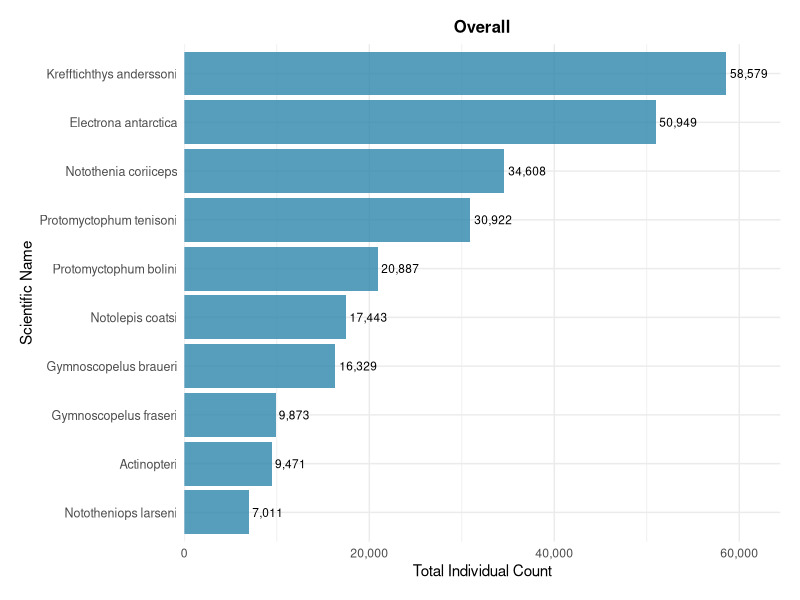
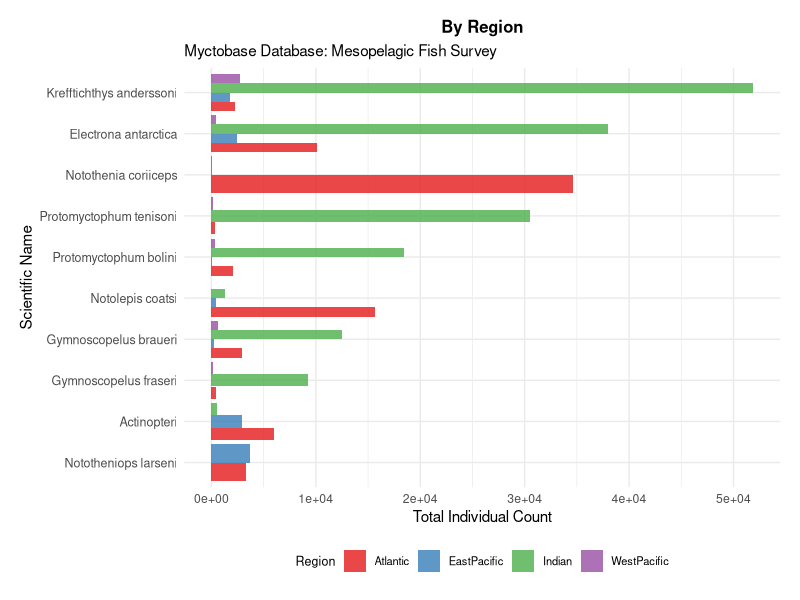
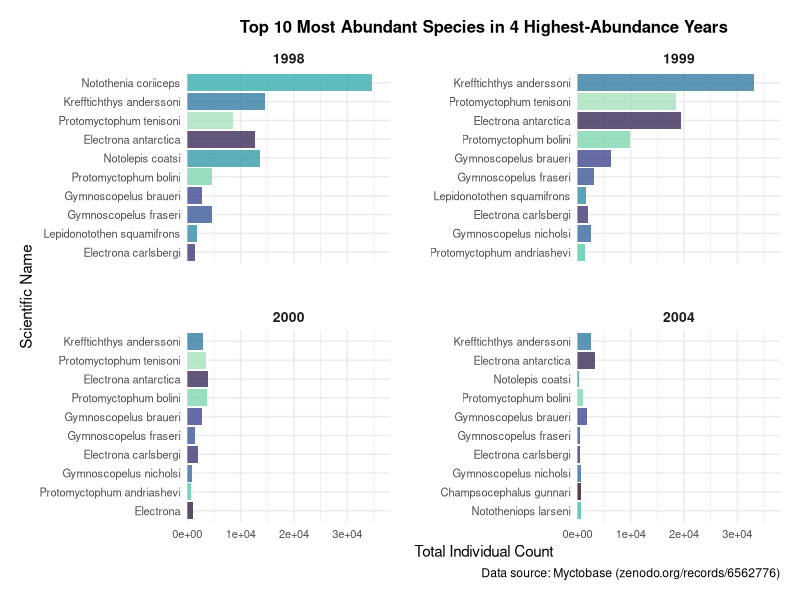
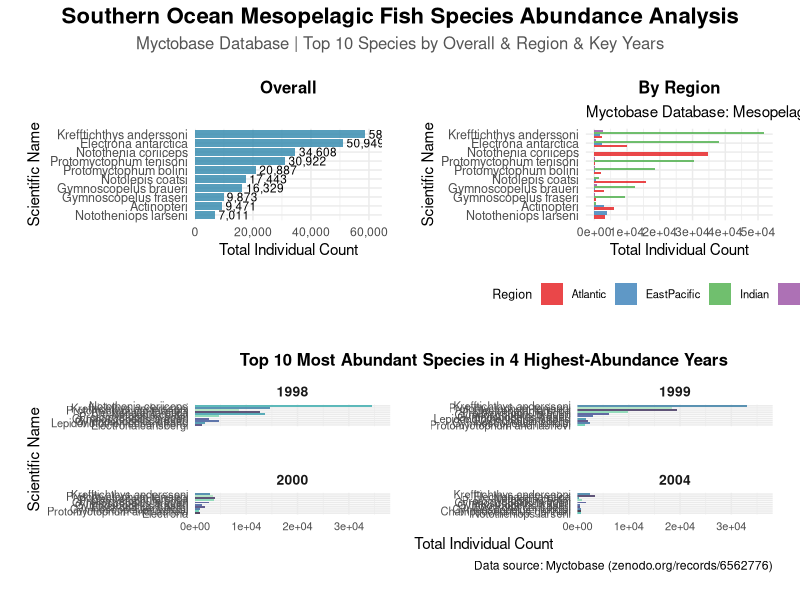
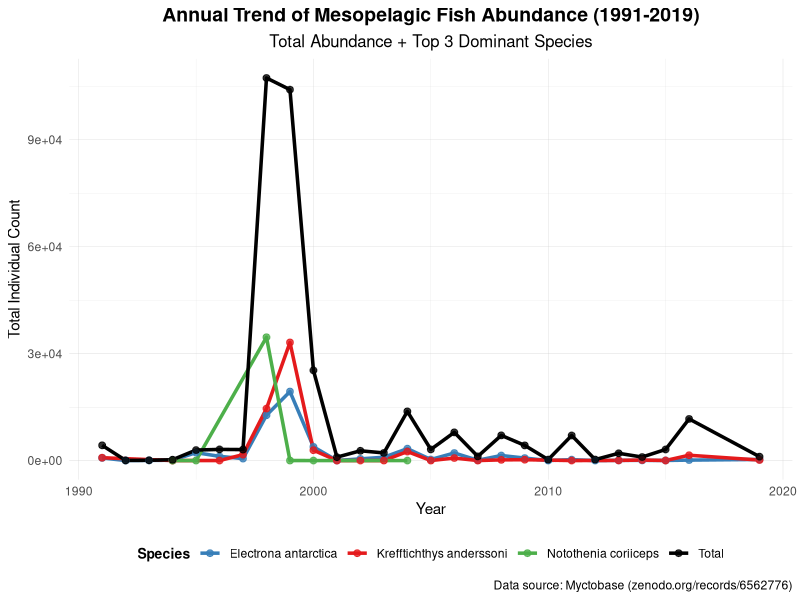
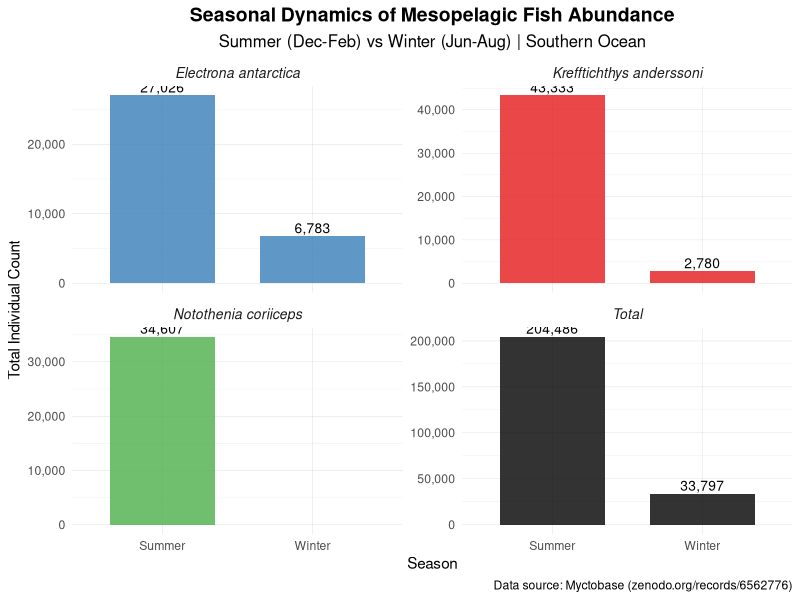
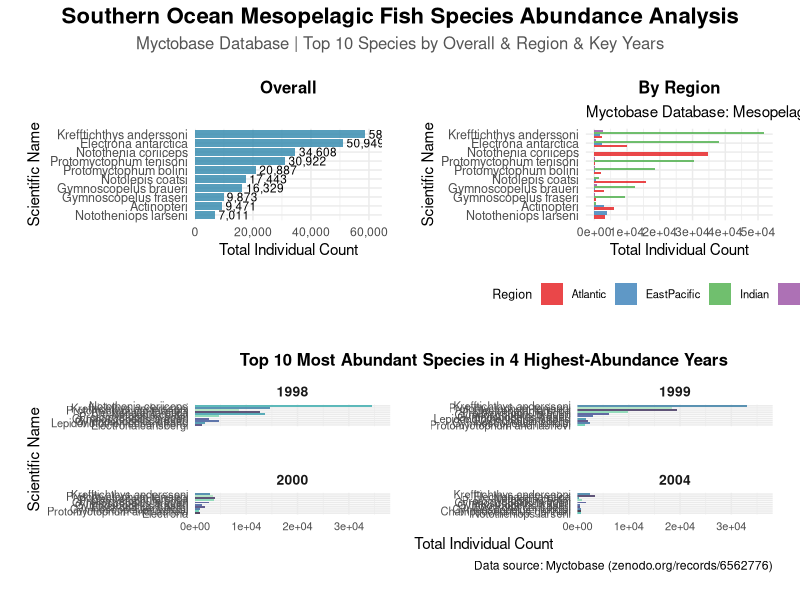
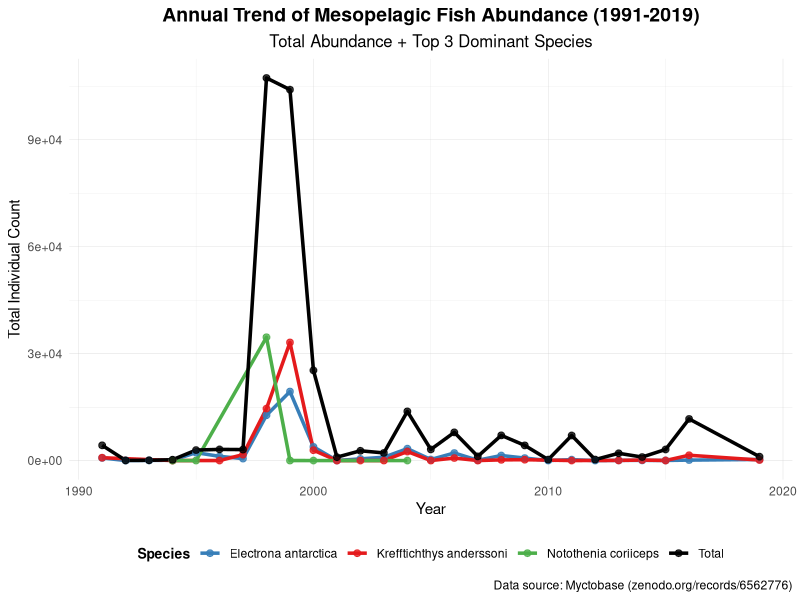

Write the R code that produced these figures, in order.
# 加载所需包
library(tidyverse)
library(lubridate)
library(scales)
library(patchwork)
library(RColorBrewer)


# 1.物种丰度排名图 #

# ---------------------- 1.1 数据读取与预处理 ----------------------

# 读取数据
event_df <- read.csv("event.csv", stringsAsFactors = FALSE, na.strings = c("", "NA"))
group_occur_df <- read.csv("groupOccurrence.csv", stringsAsFactors = FALSE, na.strings = c("", "NA"))

# 数据合并（通过eventID关联）
combined_df <- inner_join(group_occur_df, event_df, by = "eventID")

# 数据清洗
clean_df <- combined_df %>%
  # 筛选指定区域
  filter(sector %in% c("Atlantic", "EastPacific", "Indian", "WestPacific")) %>%
  # 过滤无效的个体数（非数值/负数/NA）
  mutate(individualCount = as.numeric(individualCount)) %>%
  filter(!is.na(individualCount), individualCount >= 0) %>%
  # 提取年份（可选，用于按年份分析）
  mutate(
    event_datetime = dmy_hm(start_eventTime), # 解析日/月/年 时:分格式
    year = year(event_datetime)               # 提取年份
  ) %>%
  # 保留核心字段
  select(scientificName, individualCount, sector, year)

# ---------------------- 1.2 数据准备（整体/分区/年份） ----------------------

# 1.2.1 整体+分区图数据（Top10物种）
# 按物种汇总整体丰度
total_species_abundance <- clean_df %>%
  group_by(scientificName) %>%
  summarise(total_individuals = sum(individualCount, na.rm = TRUE), .groups = "drop") %>%
  arrange(desc(total_individuals))

# 提取整体Top10物种
top10_species <- total_species_abundance %>%
  slice_head(n = 10) %>%
  pull(scientificName)

# 分区Top10数据
region_top10_data <- clean_df %>%
  filter(scientificName %in% top10_species) %>%
  group_by(scientificName, sector) %>%
  summarise(total_individuals = sum(individualCount, na.rm = TRUE), .groups = "drop") %>%
  arrange(sector, desc(total_individuals)) %>%
  mutate(scientificName = factor(scientificName, levels = rev(top10_species)))

# 1.2.2 年份图数据（Top4年份+各年Top10物种）
# 计算各年份总丰度，筛选Top4年份
yearly_total_abundance <- clean_df %>%
  group_by(year) %>%
  summarise(year_total_individuals = sum(individualCount, na.rm = TRUE), .groups = "drop") %>%
  arrange(desc(year_total_individuals))
top4_years <- yearly_total_abundance %>% slice_head(n = 4) %>% pull(year)

# Top4年份的物种丰度（各年Top10）
yearly_top10_data <- clean_df %>%
  filter(year %in% top4_years) %>%
  group_by(year, scientificName) %>%
  summarise(total_individuals = sum(individualCount, na.rm = TRUE), .groups = "drop") %>%
  group_by(year) %>%
  mutate(rank = row_number(desc(total_individuals))) %>%
  filter(rank <= 10) %>%
  ungroup()

# ---------------------- 1.3 绘制可视化图表 ----------------------
# 图1：整体物种丰度排名（Top10）横向条形图
p1 <- ggplot(
  total_species_abundance %>% slice_head(n = 10) %>% mutate(scientificName = factor(scientificName, levels = rev(.$scientificName))),
  aes(x = scientificName, y = total_individuals)
) +
  geom_col(fill = "#2E86AB", alpha = 0.8) +
  geom_text(aes(label = comma(total_individuals)), hjust = -0.1, size = 3) + # 添加数值标签
  scale_y_continuous(labels = comma_format(), expand = expansion(mult = c(0, 0.1))) +
  coord_flip() +
  labs(
    title = "Overall",
    x = "Scientific Name",
    y = "Total Individual Count"
  ) +
  theme_minimal() +
  theme(
    plot.title = element_text(size = 12, face = "bold", hjust = 0.5),
    axis.text.y = element_text(size = 9),
    plot.margin = margin(0.5, 0.5, 0.5, 0.5, "cm")
  )

# 图2：分区域Top10物种丰度条形图
p2 <- ggplot(region_top10_data, aes(x = scientificName, y = total_individuals, fill = sector)) +
  geom_col(position = "dodge", alpha = 0.8) +
  # 坐标轴标签格式化（科学计数法）
  scale_y_continuous(labels = scientific_format()) +
  # 翻转坐标轴，便于阅读物种名
  coord_flip() +
  # 自定义颜色
  scale_fill_brewer(palette = "Set1", name = "Region") +
  # 标题和标签
  labs(
    title = "By Region",
    subtitle = "Myctobase Database: Mesopelagic Fish Survey",
    x = "Scientific Name",
    y = "Total Individual Count"
  ) +
  # 主题优化
  theme_minimal() +
  theme(
    plot.title = element_text(size = 12, face = "bold", hjust = 0.5),
    axis.text.y = element_text(size = 9),
    legend.position = "bottom",
    legend.title = element_text(size = 9),
    legend.text = element_text(size = 8),
    plot.margin = margin(0.5, 0.5, 0.5, 0.5, "cm")
  )

# 图3：分年份Top10物种横向条形图（颜色区分物种）
p3 <- ggplot(yearly_top10_data, aes(
  x = reorder(scientificName, total_individuals), # 分面内按丰度排序
  y = total_individuals, 
  fill = scientificName
)) +
  geom_col(alpha = 0.8, show.legend = FALSE) + # 隐藏图例（避免拥挤）
  # 按Top4年份分面，每行2个年份（适配4个年份的最优布局）
  facet_wrap(~year, ncol = 2, scales = "free_y") +
  coord_flip() +
  # 自定义颜色（区分度高，色盲友好）
  scale_fill_viridis_d(option = "mako", begin = 0.1, end = 0.9) +
  # 坐标轴格式化：大数用科学计数法，避免标签重叠
  scale_y_continuous(labels = scientific_format(), expand = expansion(mult = c(0, 0.1))) +
  # 标题和标签（突出Top4年份）
  labs(
    title = "Top 10 Most Abundant Species in 4 Highest-Abundance Years",
    x = "Scientific Name",
    y = "Total Individual Count",
    caption = "Data source: Myctobase (zenodo.org/records/6562776)"
  ) +
  # 主题优化（适配4个分面）
  theme_minimal() +
  theme(
    plot.title = element_text(size = 12, face = "bold", hjust = 0.5),
    strip.text = element_text(size = 10, face = "bold"), # 年份标签加粗
    axis.text.y = element_text(size = 8), # 物种名放大，提升可读性
    axis.text.x = element_text(size = 8), # 取消x轴文字旋转
    panel.spacing = unit(1, "cm"), # 增大分面间距
    plot.margin = margin(0.5, 0.5, 0.5, 0.5, "cm") # 调整图片边距
  )

# ---------------------- 1.4 组合三张图（上二下一） ----------------------
# 步骤1：左右组合p1和p2，添加顶部总标题
top_plots <- (p1 + p2) 
 
# 步骤2：上下组合（顶部组合图 + 年份图），调整高度比例
final_combined_plot <- top_plots / p3 +
  plot_layout(heights = c(1, 1.2))+# 年份图高度略高（1.2倍），适配4个分面
  plot_annotation(
    title = "Southern Ocean Mesopelagic Fish Species Abundance Analysis",
    subtitle = "Myctobase Database | Top 10 Species by Overall & Region & Key Years",
    theme = theme(
      plot.title = element_text(size = 16, face = "bold", hjust = 0.5),
      plot.subtitle = element_text(size = 12, hjust = 0.5, color = "#555555")
    )
  ) 

# ---------------------- 1.5 输出图表 ----------------------
# 分别显示图表
print(p1)
print(p2)
print(p3)

# 显示最终组合图
print(final_combined_plot)

# 保存图表（高分辨率）
ggsave(
  "Species Abundance Analysis.png",
  final_combined_plot,
  width = 16,  # 宽度适配左右两张图
  height = 14, # 高度适配上下布局（上部分+下部分）
  dpi = 300,
  bg = "white"
)


# 2.物种丰度年度折线图 & 季节对比柱形图 #

# ---------------------- 2.1 数据读取与预处理 ----------------------
# 读取数据
event_df <- read.csv("event.csv", stringsAsFactors = FALSE, na.strings = c("", "NA"))
group_occur_df <- read.csv("groupOccurrence.csv", stringsAsFactors = FALSE, na.strings = c("", "NA"))

# 数据合并（通过eventID关联）
combined_df <- inner_join(group_occur_df, event_df, by = "eventID")

# 数据清洗与时间解析（保留所有月份数据）
clean_df_full <- combined_df %>%
  # 转换核心字段为数值型
  mutate(
    individualCount = as.numeric(individualCount),
    # 解析日/月/年 时:分格式的时间
    event_datetime = dmy_hm(start_eventTime),
    # 提取年份和月份（保留所有月份）
    year = year(event_datetime),
    month = month(event_datetime),
    # 划分季节（仅标注，不过滤）
    season = case_when(
      month %in% c(12, 1, 2) ~ "Summer",
      month %in% c(6, 7, 8) ~ "Winter",
      TRUE ~ "Other" # 保留其他季节数据
    )
  ) %>%
  # 过滤有效数据（仅过滤无效丰度/时间，不过滤季节）
  filter(
    !is.na(individualCount), individualCount >= 0, # 有效丰度
    !is.na(year), !is.na(month)                   # 有效时间
  ) %>%
  # 保留核心字段
  select(scientificName, individualCount, year, month, season)

# 为季节动态图筛选仅夏冬季的数据（单独子集）
clean_df_season <- clean_df_full %>%
  filter(season %in% c("Summer", "Winter"))

# ---------------------- 2.2 筛选Top3物种+定义统一配色 ----------------------
# 筛选Top3物种（全量数据）
top3_species_df <- clean_df_full %>%
  group_by(scientificName) %>%
  summarise(total_individuals = sum(individualCount, na.rm = TRUE), .groups = "drop") %>%
  arrange(desc(total_individuals)) %>%
  slice_head(n = 3) %>%
  mutate(rank = row_number())

top3_species <- top3_species_df$scientificName
cat("前三名优势物种（全量数据）：\n")
for (i in 1:nrow(top3_species_df)) {
  cat(paste0("第", top3_species_df$rank[i], "名：", top3_species_df$scientificName[i], 
             "（总丰度：", comma(top3_species_df$total_individuals[i]), "）\n"))
}

# 定义统一的颜色映射（关键！保证两个图颜色一致）
# Set1配色前3个颜色 + 黑色（总丰度）
species_colors <- c(
  "Total" = "black",  # 总丰度固定为黑色
  setNames(brewer.pal(3, "Set1"), top3_species) # Top3物种对应Set1的3个颜色
)
# ---------------------- 2.3 数据汇总（年度趋势+季节动态） ----------------------
# 2.3.1 年度趋势数据（全量月份数据）
# 总丰度年度数据（所有月份）
yearly_total <- clean_df_full %>%
  group_by(year) %>%
  summarise(
    total_individuals = sum(individualCount, na.rm = TRUE),
    .groups = "drop"
  ) %>%
  mutate(scientificName = "Total")

# Top3物种年度数据（所有月份）
yearly_top3 <- clean_df_full %>%
  filter(scientificName %in% top3_species) %>%
  group_by(year, scientificName) %>%
  summarise(
    total_individuals = sum(individualCount, na.rm = TRUE),
    .groups = "drop"
  )

# 合并年度趋势数据
yearly_data <- bind_rows(yearly_total, yearly_top3) %>%
  arrange(year, scientificName)

# 2.3.2 季节动态数据（仅夏冬季）
# 总丰度季节数据
seasonal_total <- clean_df_season %>%
  group_by(season) %>%
  summarise(
    total_individuals = sum(individualCount, na.rm = TRUE),
    .groups = "drop"
  ) %>%
  mutate(scientificName = "Total")

# Top3物种季节数据
seasonal_top3 <- clean_df_season %>%
  filter(scientificName %in% top3_species) %>%
  group_by(season, scientificName) %>%
  summarise(
    total_individuals = sum(individualCount, na.rm = TRUE),
    .groups = "drop"
  )

# 合并季节动态数据
seasonal_data <- bind_rows(seasonal_total, seasonal_top3) %>%
  mutate(season = factor(season, levels = c("Summer", "Winter")))

# ---------------------- 2.4 绘制可视化图表 ----------------------
# 2.4.1 年度趋势折线图（含所有月份数据）
yearly_trend_plot <- ggplot(yearly_data, aes(x = year, y = total_individuals, 
                                             color = scientificName, group = scientificName)) +
  # 折线+数据点
  geom_line(linewidth = 1.2) +
  geom_point(size = 2, alpha = 0.8) +
  # 丰度轴格式化（科学计数法）
  scale_y_continuous(labels = scientific_format(), limits = c(0, NA)) +
  # 自定义配色
  scale_color_manual(
    name = "Species",  # 图例名称与季节图一致
    values = species_colors
  ) +
  # 标题和标签
  labs(
    title = "Annual Trend of Mesopelagic Fish Abundance (1991-2019)",
    subtitle = "Total Abundance + Top 3 Dominant Species",
    x = "Year",
    y = "Total Individual Count",
    caption = "Data source: Myctobase (zenodo.org/records/6562776)"
  ) +
  # 主题优化
  theme_minimal() +
  theme(
    plot.title = element_text(size = 14, face = "bold", hjust = 0.5),
    plot.subtitle = element_text(size = 12, hjust = 0.5),
    legend.position = "bottom",  # 强制显示图例
    legend.title = element_text(size = 10, face = "bold"),
    panel.grid = element_line(color = "gray80", linewidth = 0.1)
  )

# 2.4.2 季节动态对比柱状图（仅夏冬季）
seasonal_bar_plot <- ggplot(seasonal_data, aes(x = season, y = total_individuals, fill = scientificName)) +
  # 分组柱状图
  geom_col(position = "dodge", alpha = 0.8, width = 0.7) +
  # 数值标签
  geom_text(
    aes(label = comma(total_individuals)),
    position = position_dodge(width = 0.7),
    vjust = -0.3, size = 3.5
  ) +
  # 丰度轴格式化
  scale_y_continuous(labels = comma_format()) +
  # 应用统一的颜色映射（柱状填充色）
  scale_fill_manual(
    name = "Species",  # 图例名称与年度图一致
    values = species_colors
  ) +
  # 分面
  facet_wrap(~scientificName, scales = "free_y", ncol = 2) +
  # 标题和标签
  labs(
    title = "Seasonal Dynamics of Mesopelagic Fish Abundance",
    subtitle = "Summer (Dec-Feb) vs Winter (Jun-Aug) | Southern Ocean",
    x = "Season",
    y = "Total Individual Count",
    caption = "Data source: Myctobase (zenodo.org/records/6562776)"
  ) +
  # 主题优化
  theme_minimal() +
  theme(
    plot.title = element_text(size = 14, face = "bold", hjust = 0.5),
    plot.subtitle = element_text(size = 12, hjust = 0.5),
    legend.position = "none",
    strip.text = element_text(size = 10, face = "italic"),
    panel.grid = element_line(color = "gray80", linewidth = 0.1)
  )

# ---------------------- 2.5 显示并保存图表 ----------------------
# 显示图表
print(yearly_trend_plot)
print(seasonal_bar_plot)

# 保存高清图表
ggsave(
  "yearly_abundance_trend.png",
  yearly_trend_plot,
  width = 12, height = 8, dpi = 300, bg = "white"
)

ggsave(
  "seasonal_abundance_dynamics.png",
  seasonal_bar_plot,
  width = 14, height = 10, dpi = 300, bg = "white"
)
